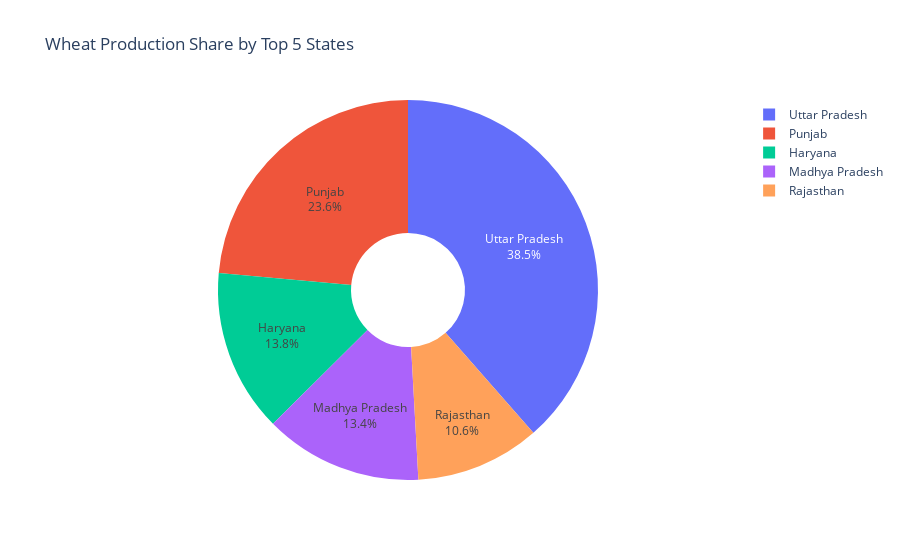

Source (notebook cell):
### Markdown cell above
Key Insights: Wheat Production by State

- **Uttar Pradesh** leads wheat production nationally, contributing over 97,000 thousand tons—more than double that of Punjab.
- The top 5 states are concentrated in **northern and central India**, reflecting regional strengths in wheat farming.
- These insights can guide **resource allocation** and **agricultural support programs** in high-yield regions.

### Code cell
top_wheat=df.groupby('State Name')['WHEAT PRODUCTION (1000 tons)'].sum().nlargest(5).reset_index()
fig_pie=px.pie(
    top_wheat,
    names='State Name',
    values='WHEAT PRODUCTION (1000 tons)',
    title='Wheat Production Share by Top 5 States',
    hole=0.3  # optional: makes it a donut chart
)
fig_pie.update_traces(textposition='inside', textinfo='percent+label')
fig_pie.show()

### Figure 1 — Plotly figure (JSON) as saved in the notebook; plotly's stock layout.template omitted (floating-point values rounded to 4 significant figures)
{"data": [{"domain": {"x": [0, 1], "y": [0, 1]}, "hole": 0.3, "hovertemplate": "State Name=%{label}<br>WHEAT PRODUCTION (1000 tons)=%{value}<extra></extra>", "labels": ["Uttar Pradesh", "Punjab", "Haryana", "Madhya Pradesh", "Rajasthan"], "legendgroup": "", "name": "", "showlegend": true, "textinfo": "percent+label", "textposition": "inside", "type": "pie", "values": [970200.0, 593800.0, 348400.0, 338600.0, 266800.0]}], "layout": {"legend": {"tracegroupgap": 0}, "title": {"text": "Wheat Production Share by Top 5 States"}}}
